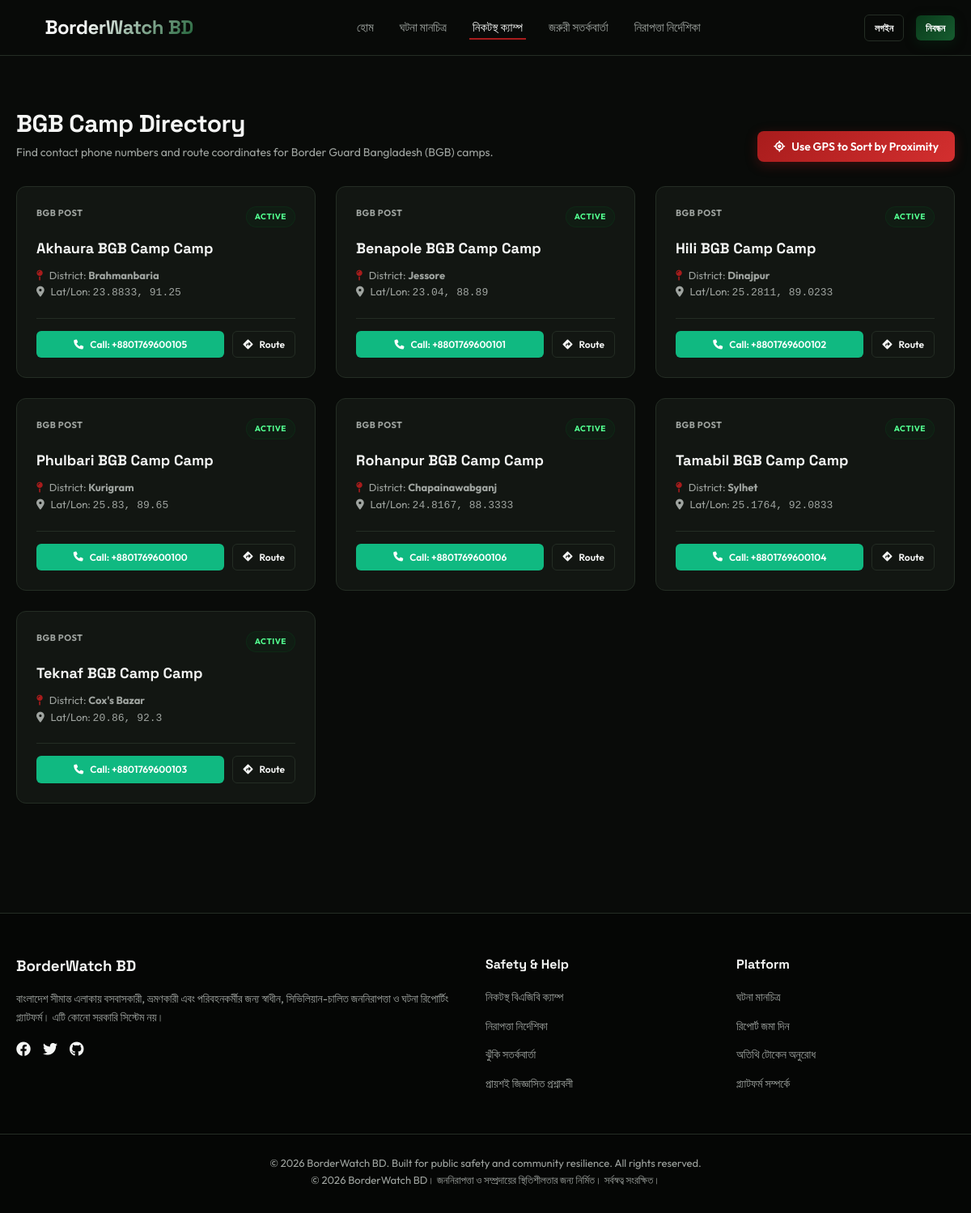
Page /camps/nearest/ on the committed database.
### camps/models.py (models this page shows, shortened)
class BGBCamp(models.Model):
    STATUS_CHOICES = [
        ('Active', 'Active / Operational'),
        ('Inactive', 'Temporarily Inactive'),
    ]
    name = models.CharField(max_length=150)
    district = models.CharField(max_length=100, db_index=True)
    phone = models.CharField(max_length=20)
    latitude = models.DecimalField(max_digits=9, decimal_places=6, db_index=True)
    longitude = models.DecimalField(max_digits=9, decimal_places=6, db_index=True)
    operational_status = models.CharField(max_length=15, choices=STATUS_CHOICES, default='Active')

### camps/views.py (the view, shortened to what this page needs)
# urls.py: path('nearest/', views.nearest_camp_view, name='nearest_camp'),
def nearest_camp_view(request):
    user_lat = request.GET.get('lat')
    user_lon = request.GET.get('lon')
    camps = BGBCamp.objects.filter(operational_status='Active')
    camp_list = []
    has_coords = False
    for camp in camps:
        distance = None
        directions_url = f"https://www.google.com/maps/dir/?api=1&destination={camp.latitude},{camp.longitude}"
        if has_coords:
            distance = calculate_haversine_distance(user_lat, user_lon, camp.latitude, camp.longitude)
        camp_list.append({
            'id': camp.id,
            'name': camp.name,
            'district': camp.district,
            'phone': camp.phone,
            'latitude': float(camp.latitude),
            'longitude': float(camp.longitude),
            'distance': distance,
            'directions_url': directions_url
        })
    if has_coords:
        camp_list.sort(key=lambda x: x['distance'] if x['distance'] is not None else float('inf'))
    else:
        camp_list.sort(key=lambda x: x['name'])
    if request.headers.get('x-requested-with') == 'XMLHttpRequest' or request.GET.get('format') == 'json':
        return JsonResponse({
            'success': True,
            'camps': camp_list[:10]  # Return top 10 nearest
        })
    context = {
        'camps': camp_list,
        'has_coords': has_coords,
        'user_lat': user_lat,
        'user_lon': user_lon,
    }
    return render(request, 'camps/nearest_camps.html', context)

### templates/camps/nearest_camps.html (shortened to what this page needs)
{% extends 'base.html' %}
{% block content %}
<div class="container" style="padding-top: 40px; padding-bottom: 50px;">
    <div style="display: flex; justify-content: space-between; align-items: flex-end; margin-bottom: 30px; flex-wrap: wrap; gap: 15px;">
        <div>
            <h1 style="font-size: 30px; letter-spacing: -0.5px;">BGB Camp Directory</h1>
            <p style="color: var(--text-muted); font-size: 14px;">Find contact phone numbers and route coordinates for Border Guard Bangladesh (BGB) camps.</p>
        </div>
        <button id="gps-finder-btn" onclick="fetchGPSAndSort()" class="btn btn-danger">
            <i class="fa-solid fa-location-crosshairs"></i> Use GPS to Sort by Proximity
        </button>
    </div>
    <div id="camps-container" style="display: grid; grid-template-columns: repeat(auto-fill, minmax(350px, 1fr)); gap: 25px;">
        {% for camp in camps %}
            <div class="card camp-card-item" data-lat="{{ camp.latitude }}" data-lon="{{ camp.longitude }}">
                <div style="display: flex; justify-content: space-between; align-items: flex-start; margin-bottom: 12px;">
                    <span style="font-size: 11px; text-transform: uppercase; color: var(--text-muted); font-weight: 700; letter-spacing: 0.5px;">BGB post</span>
                    <span class="badge badge-verified" style="font-size: 10px;">Active</span>
                </div>
                <h3 style="font-size: 18px; margin-bottom: 8px;">{{ camp.name }} Camp</h3>
                <p style="font-size: 13px; color: var(--text-muted); margin-bottom: 20px; line-height: 1.6;">
                    <i class="fa-solid fa-map-pin" style="color: var(--secondary); margin-right: 5px;"></i> District: <strong>{{ camp.district }}</strong><br>
                    <i class="fa-solid fa-location-dot" style="margin-right: 5px;"></i> Lat/Lon: <span style="font-family: monospace;">{{ camp.latitude }}, {{ camp.longitude }}</span>
                </p>
                <div style="display: flex; gap: 10px; border-top: 1px solid var(--border-color); padding-top: 15px;">
                    <a href="tel:{{ camp.phone }}" class="btn btn-primary btn-sm" style="flex: 1; background: #10b981; box-shadow: none;">
                        <i class="fa-solid fa-phone"></i> Call: {{ camp.phone }}
                    </a>
                    <a href="{{ camp.directions_url }}" target="_blank" class="btn btn-outline btn-sm">
                        <i class="fa-solid fa-diamond-turn-right"></i> Route
                    </a>
                </div>
            </div>
        {% empty %}
            <div class="card" style="grid-column: 1 / -1; text-align: center; padding: 40px;">
                <p style="color: var(--text-muted);">No BGB camps have been registered in the database yet.</p>
            </div>
        {% endfor %}
    </div>
</div>
{% endblock %}

### templates/base.html (shortened to what this page needs)
{% load static %}
<!DOCTYPE html>
<html lang="en">
<head>
    <link rel="stylesheet" href="{% static 'css/style.css' %}">
    <link rel="stylesheet" href="https://cdnjs.cloudflare.com/ajax/libs/font-awesome/6.4.0/css/all.min.css">
    <link rel="stylesheet" href="https://unpkg.com/leaflet@1.9.4/dist/leaflet.css"/>
</head>
<body>
    <nav class="navbar">
        <div class="container navbar-container">
            <a href="{% url 'core:home' %}" class="navbar-brand">
                <i class="fa-solid fa-shield-halved brand-shield"></i>
                <span>BorderWatch BD</span>
            </a>
            <ul class="nav-links">
                    <li><a href="{% url 'core:home' %}" class="nav-link {% if request.resolver_match.view_name == 'core:home' %}active{% endif %}">হোম</a></li>
                    <li><a href="{% url 'reports:report_list' %}" class="nav-link {% if 'reports:' in request.resolver_match.view_name %}active{% endif %}">ঘটনা মানচিত্র</a></li>
                    <li><a href="{% url 'camps:nearest_camp' %}" class="nav-link {% if 'camps:' in request.resolver_match.view_name %}active{% endif %}">নিকটস্থ ক্যাম্প</a></li>
                    <li><a href="{% url 'alerts:alert_list' %}" class="nav-link {% if 'alerts:' in request.resolver_match.view_name %}active{% endif %}">জরুরী সতর্কবার্তা</a></li>
                    <li><a href="{% url 'core:guidelines' %}" class="nav-link {% if request.resolver_match.view_name == 'core:guidelines' %}active{% endif %}">নিরাপত্তা নির্দেশিকা</a></li>
            </ul>
            <div class="nav-actions">
                {% if request.user.is_authenticated %}
                    <a href="{% url 'accounts:profile' %}" class="btn btn-outline btn-sm">
                        <i class="fa-solid fa-user"></i> {{ request.user.username }}
                    </a>
                        <a href="{% url 'accounts:logout' %}" class="btn btn-danger btn-sm">লগআউট</a>
                {% else %}
                        <a href="{% url 'accounts:login' %}" class="btn btn-outline btn-sm">লগইন</a>
                        <a href="{% url 'accounts:register' %}" class="btn btn-primary btn-sm">নিবন্ধন</a>
                {% endif %}
            </div>
        </div>
    </nav>
    <main>
        {% block content %}{% endblock %}
    </main>
    <footer>
        <div class="container footer-grid">
            <div class="footer-brand">
                <h3>BorderWatch BD</h3>
                    <p style="font-size: 14px; margin-bottom: 15px;">বাংলাদেশ সীমান্ত এলাকায় বসবাসকারী, ভ্রমণকারী এবং পরিবহনকর্মীর জন্য স্বাধীন, সিভিলিয়ান-চালিত জননিরাপত্তা ও ঘটনা রিপোর্টিং প্ল্যাটফর্ম। এটি কোনো সরকারি সিস্টেম নয়।</p>
                <div style="display: flex; gap: 15px;">
                    <a href="#" style="font-size: 18px;"><i class="fa-brands fa-facebook"></i></a>
                    <a href="#" style="font-size: 18px;"><i class="fa-brands fa-twitter"></i></a>
                    <a href="#" style="font-size: 18px;"><i class="fa-brands fa-github"></i></a>
                </div>
            </div>
            <div class="footer-links">
                <h4>Safety & Help</h4>
                <ul>
                    <li><a href="{% url 'camps:nearest_camp' %}">নিকটস্থ বিএজিবি ক্যাম্প</a></li>
                    <li><a href="{% url 'core:guidelines' %}">নিরাপত্তা নির্দেশিকা</a></li>
                    <li><a href="{% url 'alerts:alert_list' %}">ঝুঁকি সতর্কবার্তা</a></li>
                    <li><a href="{% url 'core:faq' %}">প্রায়শই জিজ্ঞাসিত প্রশ্নাবলী</a></li>
                </ul>
            </div>
            <div class="footer-links">
                <h4>Platform</h4>
                <ul>
                    <li><a href="{% url 'reports:report_list' %}">ঘটনা মানচিত্র</a></li>
                    <li><a href="{% url 'reports:submit_report' %}">রিপোর্ট জমা দিন</a></li>
                    <li><a href="{% url 'accounts:anonymous_token' %}">অতিথি টোকেন অনুরোধ</a></li>
                    <li><a href="{% url 'core:about' %}">প্ল্যাটফর্ম সম্পর্কে</a></li>
                </ul>
            </div>
        </div>
        <div class="container footer-bottom">
            <p>&copy; {% now "Y" %} BorderWatch BD. Built for public safety and community resilience. All rights reserved.</p>
                <p>&copy; {% now "Y" %} BorderWatch BD। জননিরাপত্তা ও সম্প্রদায়ের স্থিতিশীলতার জন্য নির্মিত। সর্বস্বত্ব সংরক্ষিত।</p>
        </div>
    </footer>
</body>
</html>

### static/css/style.css (style rules this page uses)
:root { --bg-dark: #090b09; --bg-card: #121612; --bg-card-hover: #182018; --primary: #0A3B1B; --primary-light: #165c2f; --primary-glow: rgba(10, 59, 27, 0.4); --secondary: #A81C1C; --secondary-light: #d32f2f; --secondary-glow: rgba(168, 28, 28, 0.4); --text-main: #f5f6f5; --text-muted: #9fa4a0; --border-color: #242d24; --footer-bg: #050605; --alert-bg: rgba(168, 28, 28, 0.15); --map-bg: #111; --font-heading: 'Space Grotesk', sans-serif; --font-body: 'Outfit', sans-serif; }
* { box-sizing: border-box; margin: 0; padding: 0; }
body { background-color: var(--bg-dark); color: var(--text-main); font-family: var(--font-body); line-height: 1.6; overflow-x: hidden; }
h1, h2, h3, h4, h5, h6 { font-family: var(--font-heading); font-weight: 700; color: var(--text-main); }
a { color: var(--text-main); text-decoration: none; transition: all 0.3s ease; }
.container { max-width: 1200px; margin: 0 auto; padding: 0 20px; }
.navbar { background: rgba(9, 11, 9, 0.85); backdrop-filter: blur(12px); border-bottom: 1px solid var(--border-color); position: sticky; top: 0; z-index: 1000; padding: 15px 0; transition: all 0.3s ease; }
.navbar-container { display: flex; justify-content: space-between; align-items: center; }
.navbar-brand { display: flex; align-items: center; gap: 10px; font-size: 24px; font-weight: 800; font-family: var(--font-heading); letter-spacing: -0.5px; background: linear-gradient(135deg, var(--text-main) 40%, var(--primary-light) 100%); -webkit-background-clip: text; -webkit-text-fill-color: transparent; }
.brand-shield { color: var(--secondary); font-size: 26px; filter: drop-shadow(0 0 5px var(--secondary-glow)); }
.nav-links { display: flex; align-items: center; gap: 24px; list-style: none; }
.nav-link { font-size: 15px; font-weight: 500; color: var(--text-muted); padding: 6px 4px; position: relative; }
.nav-link:hover, .nav-link.active { color: var(--text-main); }
.nav-link::after { content: ''; position: absolute; width: 0; height: 2px; bottom: 0; left: 0; background-color: var(--secondary); transition: width 0.3s ease; }
.nav-link:hover::after, .nav-link.active::after { width: 100%; }
.nav-actions { display: flex; align-items: center; gap: 15px; }
.btn { display: inline-flex; align-items: center; justify-content: center; gap: 8px; padding: 10px 20px; border-radius: 8px; font-size: 14px; font-weight: 600; cursor: pointer; transition: all 0.3s cubic-bezier(0.4, 0, 0.2, 1); border: none; outline: none; font-family: var(--font-body); }
.btn-primary { background: linear-gradient(135deg, var(--primary), var(--primary-light)); color: #fff; box-shadow: 0 4px 15px rgba(10, 59, 27, 0.3); }
.btn-danger { background: linear-gradient(135deg, var(--secondary), var(--secondary-light)); color: #fff; box-shadow: 0 4px 15px rgba(168, 28, 28, 0.3); }
.btn-outline { background: transparent; border: 1px solid var(--border-color); color: var(--text-main); }
.btn-sm { padding: 6px 12px; font-size: 12px; border-radius: 6px; }
.card { background-color: var(--bg-card); border: 1px solid var(--border-color); border-radius: 12px; padding: 24px; transition: all 0.3s cubic-bezier(0.4, 0, 0.2, 1); position: relative; overflow: hidden; }
.card::before { content: ''; position: absolute; top: 0; left: 0; width: 100%; height: 3px; background: linear-gradient(90deg, var(--primary), var(--secondary)); opacity: 0; transition: opacity 0.3s ease; }
.badge { display: inline-flex; align-items: center; padding: 4px 10px; border-radius: 50px; font-size: 11px; font-weight: 700; text-transform: uppercase; letter-spacing: 0.5px; }
.badge-verified { background: rgba(10, 59, 27, 0.2); color: #52ff8f; border: 1px solid rgba(10, 59, 27, 0.4); }
footer { background-color: var(--footer-bg); border-top: 1px solid var(--border-color); padding: 50px 0 30px; margin-top: 85px; color: var(--text-muted); }
.footer-grid { display: grid; grid-template-columns: 2fr 1fr 1fr; gap: 40px; margin-bottom: 40px; }
.footer-brand h3 { color: var(--text-main); margin-bottom: 15px; }
.footer-links h4 { color: var(--text-main); margin-bottom: 15px; font-size: 16px; }
.footer-links ul { list-style: none; }
.footer-links li { margin-bottom: 10px; }
.footer-links a { color: var(--text-muted); font-size: 14px; }
.footer-bottom { border-top: 1px solid var(--border-color); padding-top: 25px; text-align: center; font-size: 13px; }

### rows in the picture
BGBCamp: name "Akhaura BGB Camp", district "Brahmanbaria", phone "+8801769600105"
BGBCamp: name "Benapole BGB Camp", district "Jessore", phone "+8801769600101"
BGBCamp: name "Hili BGB Camp", district "Dinajpur", phone "+8801769600102"
BGBCamp: name "Phulbari BGB Camp", district "Kurigram", phone "+8801769600100"
BGBCamp: name "Rohanpur BGB Camp", district "Chapainawabganj", phone "+8801769600106"
BGBCamp: name "Tamabil BGB Camp", district "Sylhet", phone "+8801769600104"
BGBCamp: name "Teknaf BGB Camp", district "Cox's Bazar", phone "+8801769600103"

### other values in the picture
{{ camp.latitude }} "23.8833" "23.04" "25.2811" "25.83" "24.8167" "25.1764" "20.86"
{{ camp.longitude }} "91.25" "88.89" "89.0233" "89.65" "88.3333" "92.0833" "92.3"
